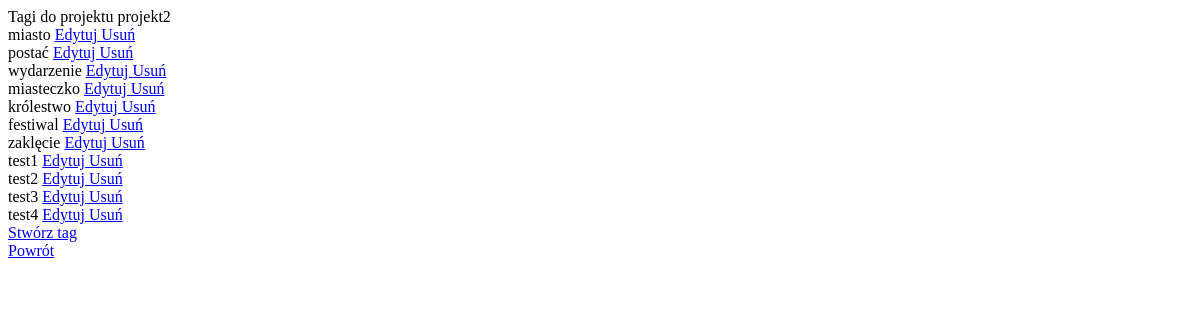
Page /project/8/tags (signed in) on the earlier database version.
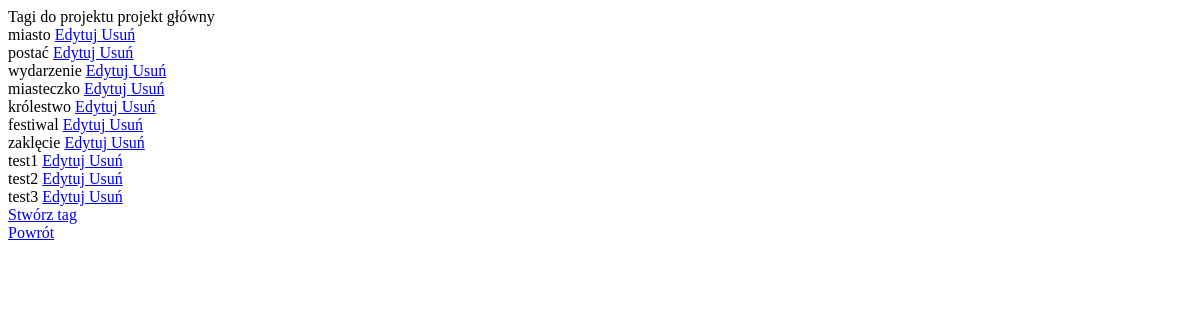
Same page on the later database version.
### aplikacja_dyplomowa/models.py (models this page shows)
class Projects(models.Model):
    project_name = models.CharField(max_length=64)
    user = models.ForeignKey(User, on_delete=models.CASCADE)
    createdAt = models.DateTimeField(auto_now_add=True)
    updatedAt = models.DateTimeField(auto_now=True)
    class Meta:
        unique_together = ['project_name', 'user']
    def __repr__(self):
        return f'{self.project_name}'
    def __str__(self):
        return self.__repr__()

class Tags(models.Model):
    tag_name = models.CharField(max_length=16)
    createdAt = models.DateTimeField(auto_now_add=True)
    updatedAt = models.DateTimeField(auto_now=True)
    project = models.ForeignKey(Projects, on_delete=models.CASCADE)
    user = models.ForeignKey(User, on_delete=models.CASCADE)
    class Meta:
        unique_together = ['tag_name', 'project', 'user']
    def __repr__(self):
        return f'{self.tag_name}'
    def __str__(self):
        return self.__repr__()

### aplikacja_dyplomowa/views.py (the view)
# urls.py: path('project/<str:project_pk>/tags', views.tag_list, name='tag_list'),
@login_required(login_url='login')
def tag_list(request, project_pk):
    try:
        project = Projects.objects.get(id=project_pk)
        if project.user != request.user:
            return redirect('access_denied')
    except Projects.DoesNotExist:
        return redirect('project_list')
    context = {
        'project': project,
        'tags': Tags.objects.filter(project=project)
    }
    return render(request, 'project_structure/tags/tag_list.html', context)

### templates/project_structure/tags/tag_list.html
Tagi do projektu {{ project }} <br>
{% if tags|length == 0 %}
    Ten projekt nie ma jeszcze żadnych tagów. <br>
    <a href="{% url 'tag_create' project_pk=project.id %}"> Stwórz pierwszy tag </a> <br>
    <a href="{% url 'view_project' project_pk=project.id %}"> Powrót </a>
{% else %}
    {% for tag in tags %}
        {{ tag }}
        <a href="{% url 'tag_update' project_pk=project.id tag_pk=tag.id %}"> Edytuj </a>
        <a href="{% url 'tag_delete' project_pk=project.id tag_pk=tag.id %}"> Usuń </a> <br>
    {% endfor %}
    <a href="{% url 'tag_create' project_pk=project.id %}"> Stwórz tag </a> <br>
    <a href="{% url 'view_project' project_pk=project.id %}"> Powrót </a>
{% endif %}

Differences in the rows shown:
removed Tags: tag_name "test4"
changed Projects: project_name "projekt2" → "projekt główny"
